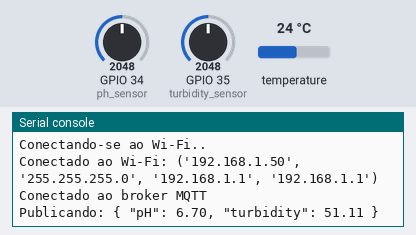
The program below on a simulated ESP32 board running MicroPython. On the bench: the last lines printed to the serial console. Wiring (from the project's diagram.json): DS18B20 sensor on GPIO 4, potentiometer on GPIO 34, potentiometer on GPIO 35. The inputs (shaded band) are chosen by the test bench; at power-on: GPIO 34 (ph_sensor) = 2048, GPIO 35 (turbidity_sensor) = 2048, temperature 24 °C (analog values on the 0–4095 scale). WiFi joins after 1.5 s; random numbers come from a fixed seed; no MQTT or app messages arrive unless stated.

Above: at 3.3 s.
3.4 s: GPIO 34 (ph_sensor) set to 2866
At 9.5 s:
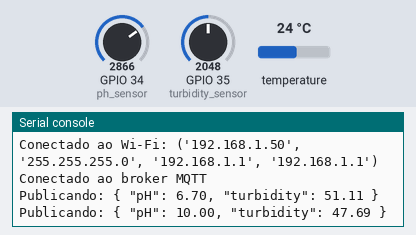
9.8 s: GPIO 35 (turbidity_sensor) set to 2866
At 15.1 s:
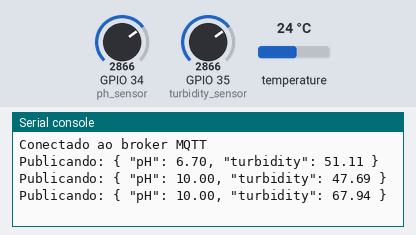
16.2 s: GPIO 34 (ph_sensor) set to 3603
At 21.4 s:
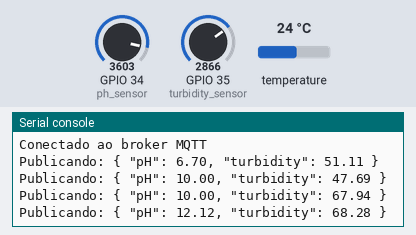
22.6 s: GPIO 35 (turbidity_sensor) set to 3603
At 26.6 s:
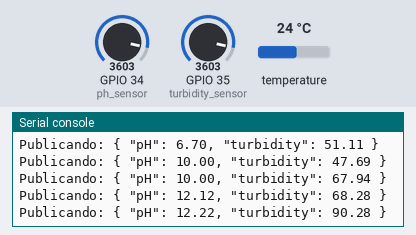
Timing chart, 0 to 28.1 s (numbered marks = the images above; inputs shaded):
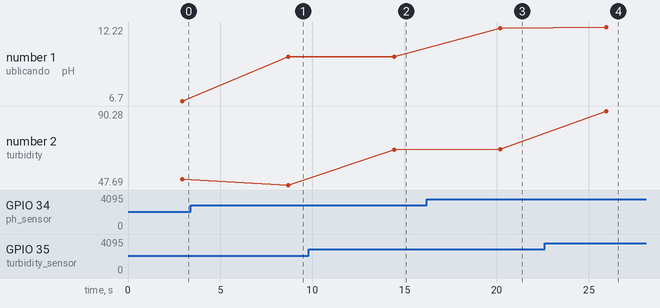

The program:

main.py
```python
import machine
import onewire
import ds18x20
import time
import network
import ubinascii
import urandom
from umqtt.simple import MQTTClient
from machine import Pin, ADC

# --------- Configurações Wi-Fi ---------
SSID = "Wokwi-GUEST"
PASSWORD = ""

# --------- Configurações MQTT ---------
MQTT_BROKER = "broker.hivemq.com"
MQTT_PORT = 1883
MQTT_TOPIC = "aquaSense/dados"
CLIENT_ID = ubinascii.hexlify(machine.unique_id())

# --------- Conecta ao Wi-Fi ---------
def connect_wifi():
    wlan = network.WLAN(network.STA_IF)
    wlan.active(True)
    wlan.connect(SSID, PASSWORD)
    print("Conectando-se ao Wi-Fi", end="")
    while not wlan.isconnected():
        print(".", end="")
        time.sleep(1)
    print("\nConectado ao Wi-Fi:", wlan.ifconfig())

connect_wifi()

# --------- Conecta ao Broker MQTT ---------
client = MQTTClient(CLIENT_ID, MQTT_BROKER, port=MQTT_PORT)
client.connect()
print("Conectado ao broker MQTT")

# --------- Sensores ---------
dat = Pin(4)  # DS18B20
ds_sensor = ds18x20.DS18X20(onewire.OneWire(dat))
roms = ds_sensor.scan()

ph_sensor = ADC(Pin(34))  # pH
ph_sensor.atten(ADC.ATTN_11DB)

turbidity_sensor = ADC(Pin(35))  # turbidez
turbidity_sensor.atten(ADC.ATTN_11DB)

# --------- Loop principal ---------
while True:
    ds_sensor.convert_temp()
    time.sleep_ms(750)

    # Leitura do pH com variação aleatória
    ph_value = ph_sensor.read()
    ph_variation = (urandom.getrandbits(3) - 4) * 0.1  # variação de -0.4 a +0.3
    ph = ((ph_value / 4095) * 14) + ph_variation
    ph = max(0, min(ph, 14))  # limita entre 0 e 14

    # Leitura da turbidez com variação aleatória
    turbidity_value = turbidity_sensor.read()
    turb_variation = urandom.getrandbits(8) % 200 - 100  # variação de -100 a +99
    turbidity_value = min(max(turbidity_value + turb_variation, 0), 4095)
    turbidity = (turbidity_value / 4095) * 100

    # Cria o payload
    payload = '{{ "pH": {:.2f}, "turbidity": {:.2f} }}'.format(ph, turbidity)
    print("Publicando:", payload)

     # Envia os dados ao broker
    client.publish(MQTT_TOPIC, payload)


    time.sleep(5)
```

Measured:
- after the input at 3.4 s, the serial console: prints a new line after 5.3 s (image 1)
- after the input at 9.8 s, the serial console: prints a new line after 4.6 s (image 2)
- after the input at 16.2 s, the serial console: prints a new line after 4.0 s (image 3)
- after the input at 22.6 s, the serial console: prints a new line after 3.4 s (image 4)
- plotted number 1: 6.7 → 10 after the input at 3.4 s, 10 → 12.12 after the input at 16.2 s
- plotted number 2: 47.69 → 67.94 after the input at 9.8 s, 68.28 → 90.28 after the input at 22.6 s
